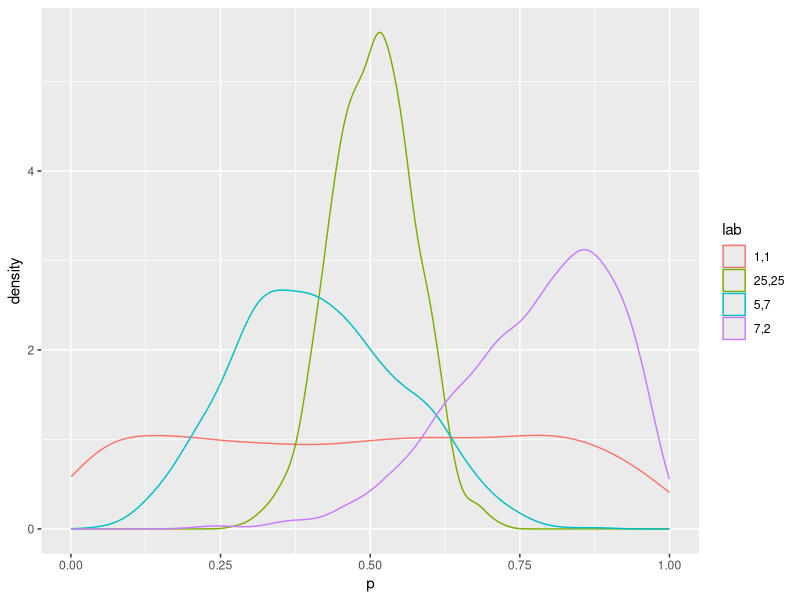
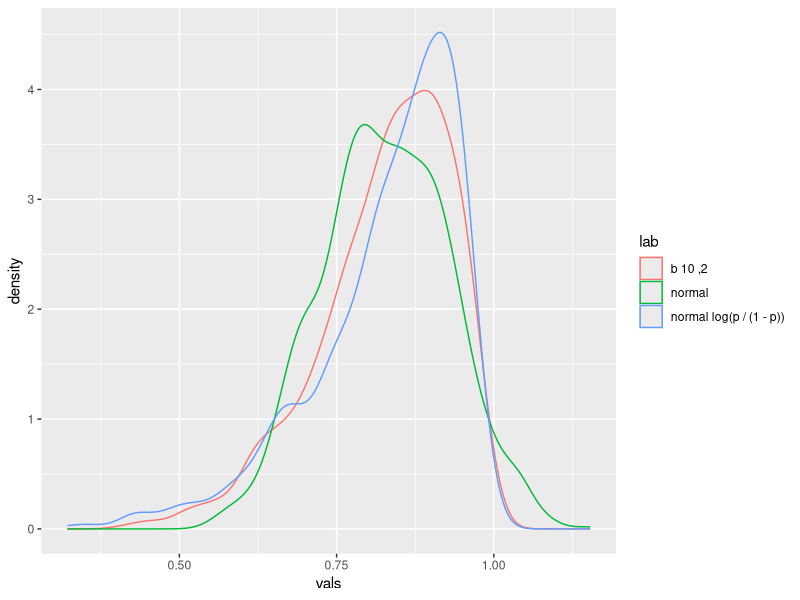
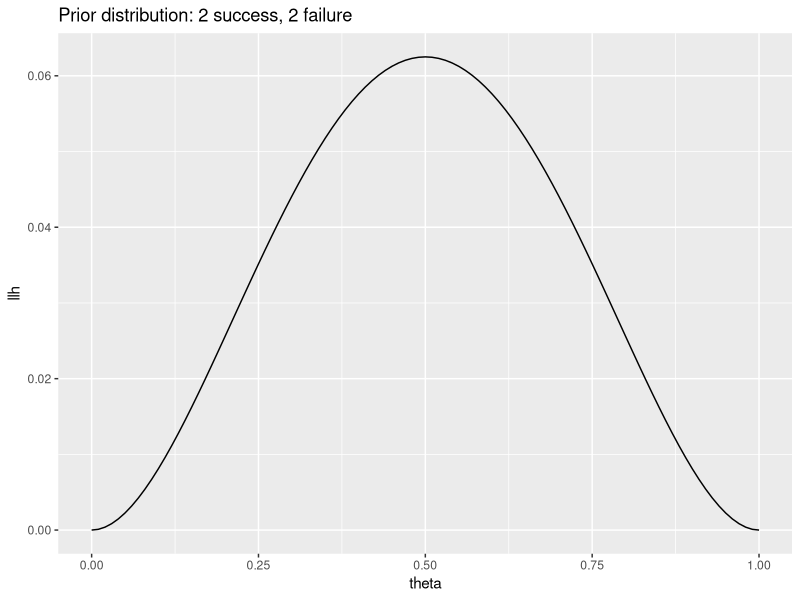
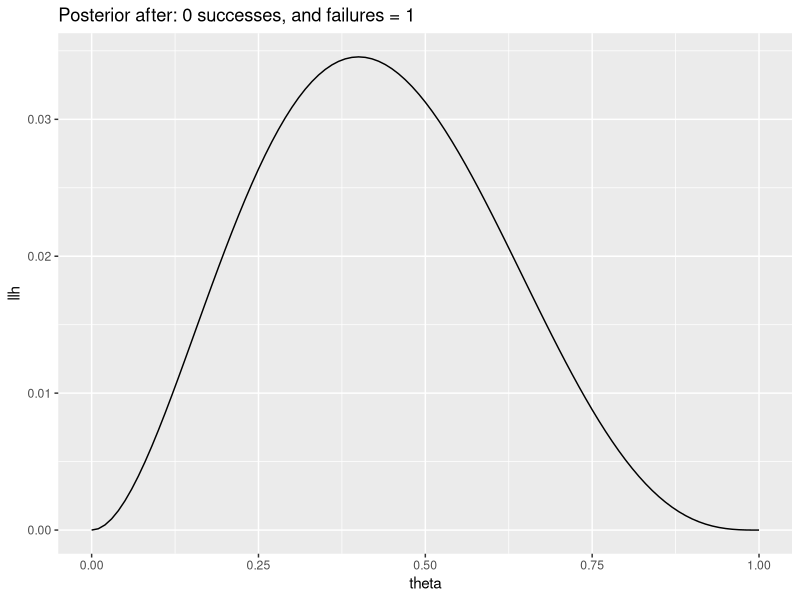
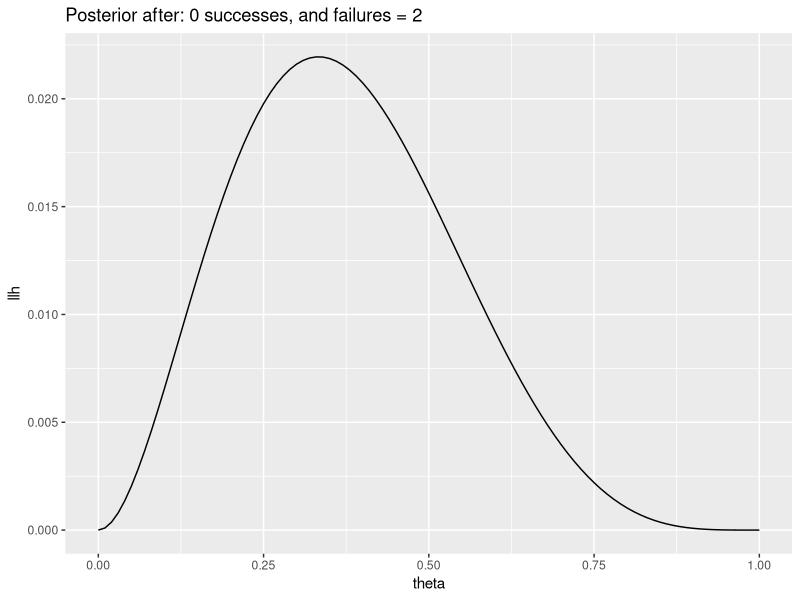
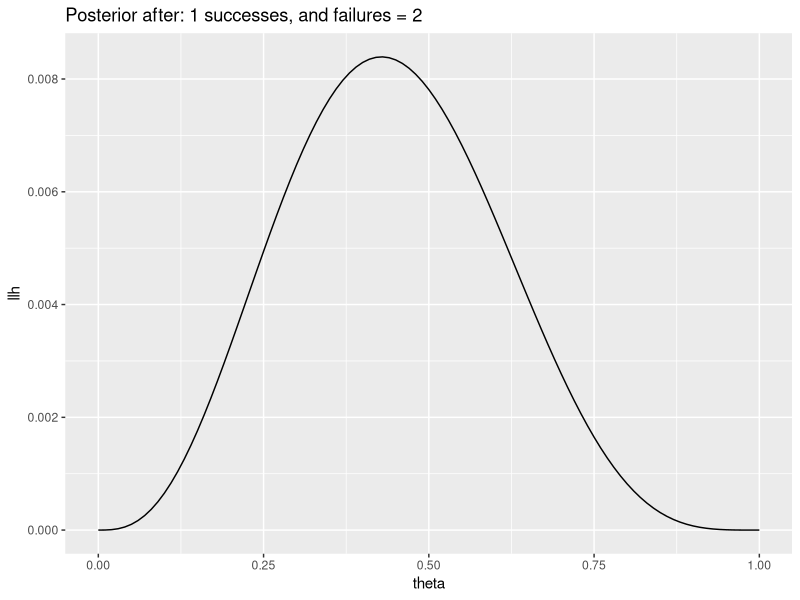
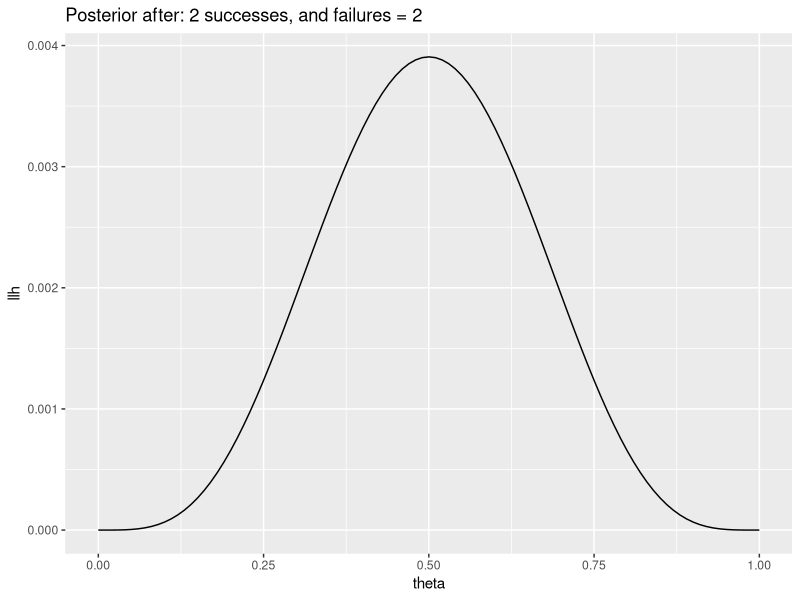
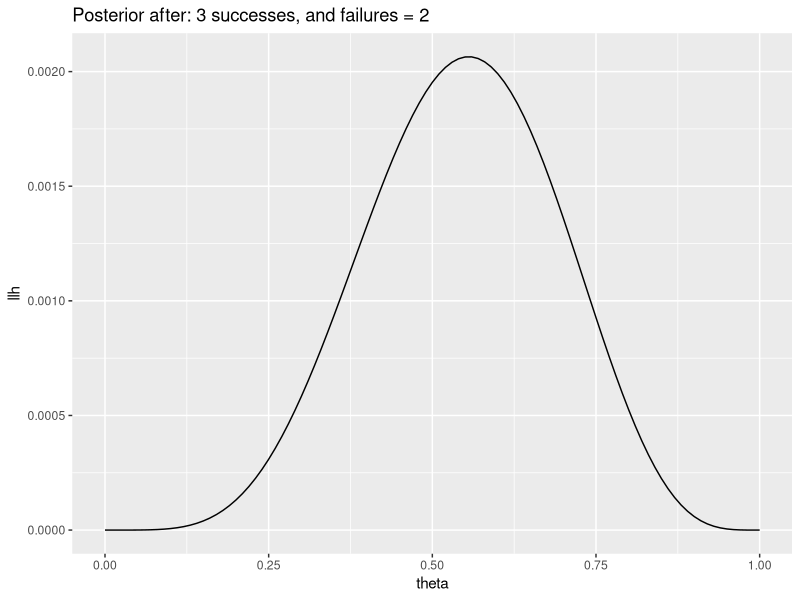

These charts were generated, in order, by the following R code:
## ---- chunk 1
knitr::opts_chunk$set(echo = TRUE)
require(ggplot2)
## ---- chunk 2
n = 1000
p1 = rbeta(n,1,1)
p2 = rbeta(n,25,25)
p3 = rbeta(n,5,7)
p4 = rbeta(n,7,2)
p = c(p1,p2,p3,p4)
lab = factor(c(rep("1,1",n),rep("25,25",n),rep("5,7",n),rep("7,2",n)))
ggplot(data.frame()) + geom_density(aes(x=p,color=lab))
## ---- chunk 3

n = 1000
p = rbeta(n,10,2)
mu = mean(p)
v = var(p)
x = rnorm(n,mean = mu, sd = sqrt(v))

p_trans = log(p / (1-p) )
mu_p_trans = mean(p_trans)
v_p_trans = var(p_trans)

x2 = rnorm(n,mean = mu_p_trans, sd = sqrt(v_p_trans))
x2_untrans = exp(x2) / (1 + exp(x2))

vals = c(p,x,x2_untrans)
lab = c(rep("b 10 ,2",n),rep("normal",n), rep("normal log(p / (1 - p))",n))
ggplot(data.frame()) + geom_density(aes(x=vals,color=lab))

## ---- chunk 4

# prior
alpha = 3
beta = 3

beta_llh = function(theta,alpha,beta) {
  theta^(alpha - 1) * (1 - theta)^(beta - 1)
}

thetas = seq(0,1,0.01)
df.prior = data.frame(llh = beta_llh(thetas,alpha,beta),theta=thetas)
ggplot(df.prior) + geom_line(aes(x=theta,y=llh)) + ggtitle("Prior distribution: 2 success, 2 failure")

data = rbinom(20,prob = 0.7, size = 1)
successes = 0
failures = 0
for(d in data) {
  if(d == 1) {
    successes = successes + 1
    alpha = alpha + 1
  } else {
    failures = failures + 1
    beta = beta + 1
  }
  df.posterior = data.frame(llh = beta_llh(thetas,alpha,beta),theta=thetas)
  gplot = ggplot(df.posterior) + geom_line(aes(x=theta,y=llh)) + ggtitle(paste0("Posterior after: ",successes," successes, and failures = ", failures))
  print(gplot)
}
df.ml = data.frame(llh = beta_llh(thetas,successes + 1,failures + 1),theta=thetas)
 ggplot(df.ml) + geom_line(aes(x=theta,y=llh)) + ggtitle("ML Estimator")
